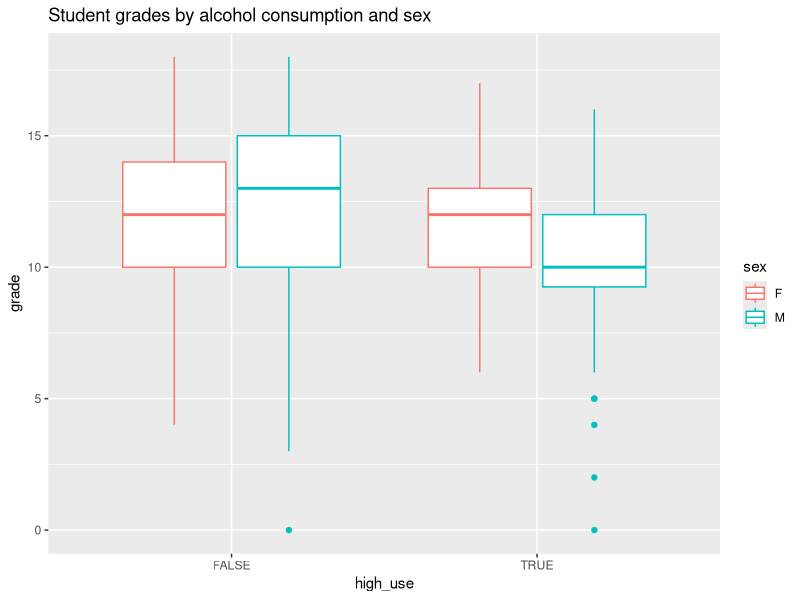
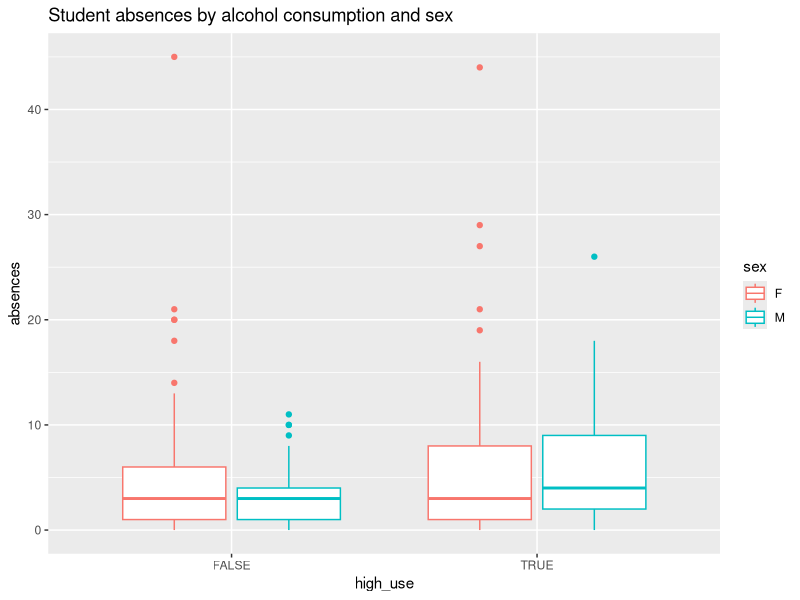
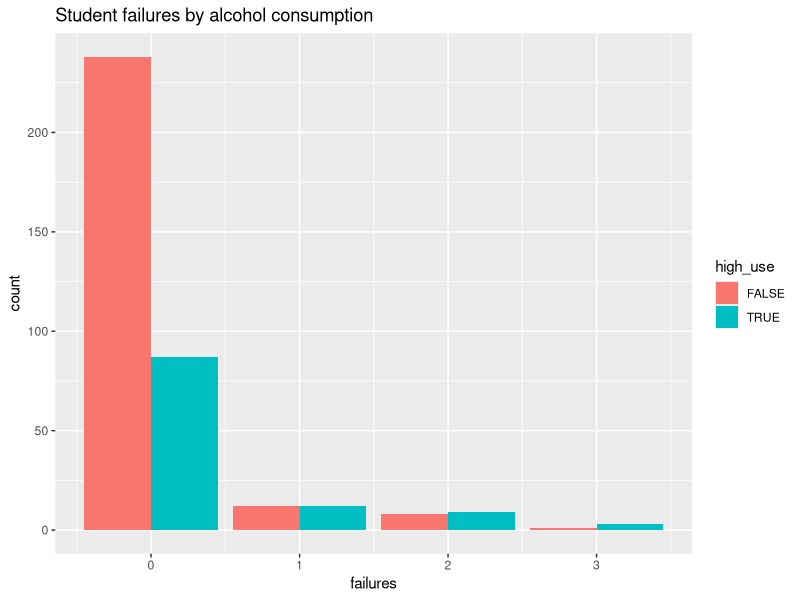

Here is the R script that generated these plots, in order:
## ---- chunk 1
data_joined <- read.csv("pormath.csv") # Read data from my local folder
str(data_joined) # The data structure is data frame.
dim(data_joined) # The data contains 370 observations or rows and 35 variables or columns.
colnames(data_joined) # variables names
## ---- chunk 2
library(dplyr) # Access the dpyr library
library(ggplot2) # Access the ggplot2 library
## ---- chunk 3
data_joined %>%   # produce summary statistics by group
  group_by(sex, high_use) %>%
  summarise(count = n(), mean_grade = mean(G3))
## ---- chunk 4
ggplot(data_joined, aes(x = high_use, y = G3, col = sex)) + geom_boxplot() + ylab("grade") + ggtitle("Student grades by alcohol consumption and sex")
## ---- chunk 5
ggplot(data_joined, aes(x = high_use, y = absences, col = sex)) + geom_boxplot() + ggtitle("Student absences by alcohol consumption and sex")
## ---- chunk 6
ggplot(data_joined, aes(failures, fill = high_use)) + geom_bar(position = "dodge") + ggtitle("Student failures by alcohol consumption")
## ---- chunk 7
# Fit a logistic regression model using the glm() function
glm_model1 <- glm(high_use ~ G3 + failures + absences + sex, data = data_joined, family = "binomial")
# Summary of the fitted model
summary(glm_model1)
# Coefficients of the model
coef(glm_model1)
## ---- chunk 8
# Fit a new logistic regression model 
glm_model2 <- glm(high_use ~ failures + absences + sex - 1, data = data_joined, family = "binomial")
# Summary of the fitted model
summary(glm_model2)
# Coefficients of the model
coef(glm_model2)
# compute odds ratios (OR)
OR <- coef(glm_model2) %>% exp

# compute confidence intervals (CI)
CI <- confint(glm_model2) %>% exp

# print out the odds ratios with their confidence intervals
cbind(OR, CI)
## ---- chunk 9
# predict() the probability of high_use
probabilities <- predict(glm_model2, type = "response")

# add the predicted probabilities to 'alc'
data_joined <- mutate(data_joined, probability = probabilities)

# use the probabilities to make a prediction of high_use
data_joined <- mutate(data_joined, prediction = probability > 0.5)

# see the first ten original classes, predicted probabilities, and class predictions
select(data_joined, failures, absences, sex, high_use, probability, prediction) %>% head(10)

# tabulate the target variable versus the predictions
table(high_use = data_joined$high_use, 
       prediction = data_joined$prediction)

# tabulate the target variable versus the predictions
table(high_use = data_joined$high_use, prediction=data_joined$prediction)%>%
prop.table() %>%
addmargins()
## ---- chunk 10
# define a loss function (mean prediction error)
loss_func <- function(class, prob) {
  n_wrong <- abs(class - prob) > 0.5
  mean(n_wrong)
}

# call loss_func to compute the average number of wrong predictions in the (training) data
loss_func(class = data_joined$high_use, prob = data_joined$probability)

## ---- chunk 11
library(boot)
cv <- cv.glm(data = data_joined, cost = loss_func, glmfit = glm_model2, K = 10)

# average number of wrong predictions in the cross validation
cv$delta[1]
